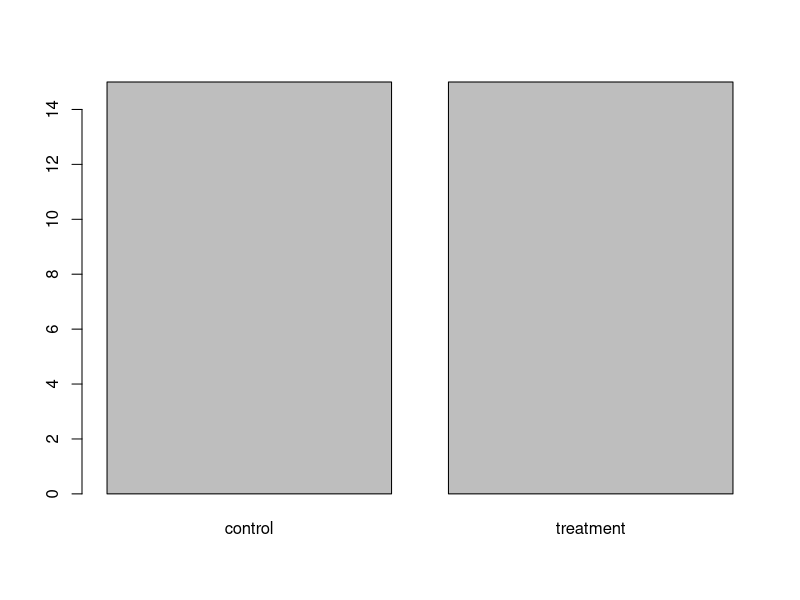
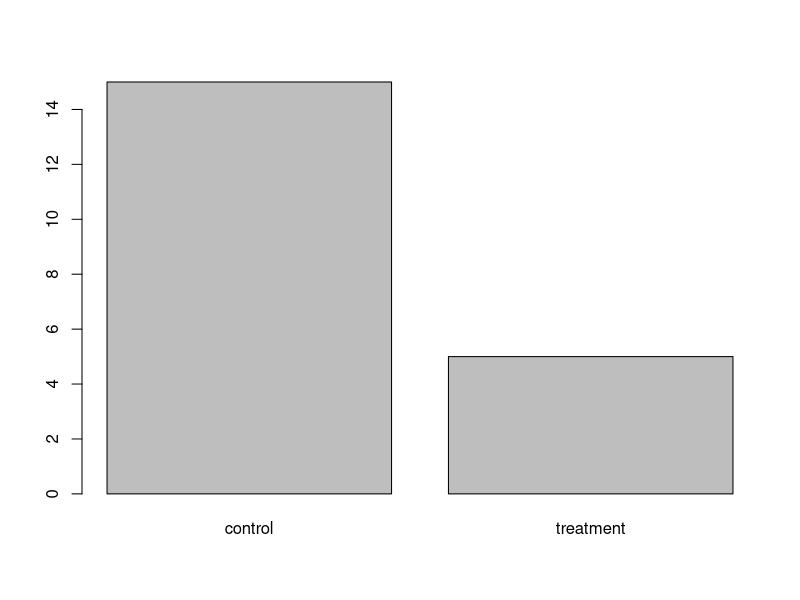
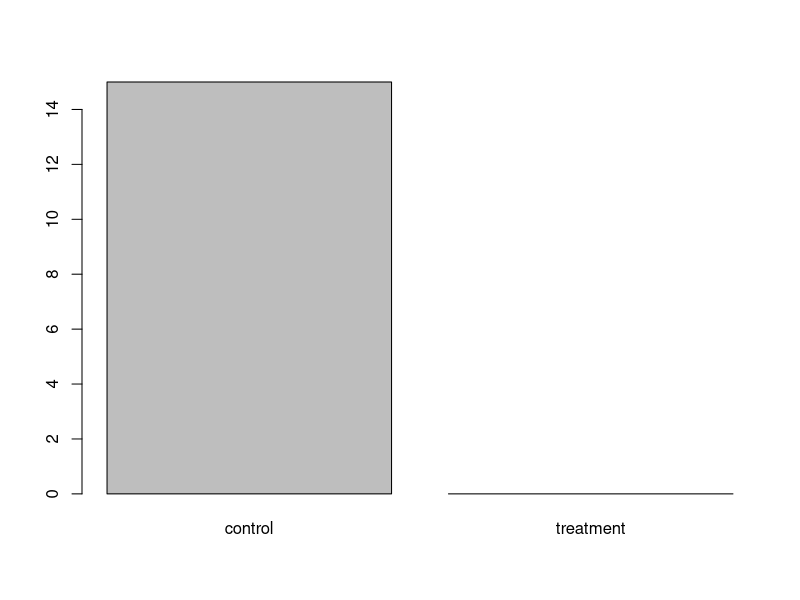
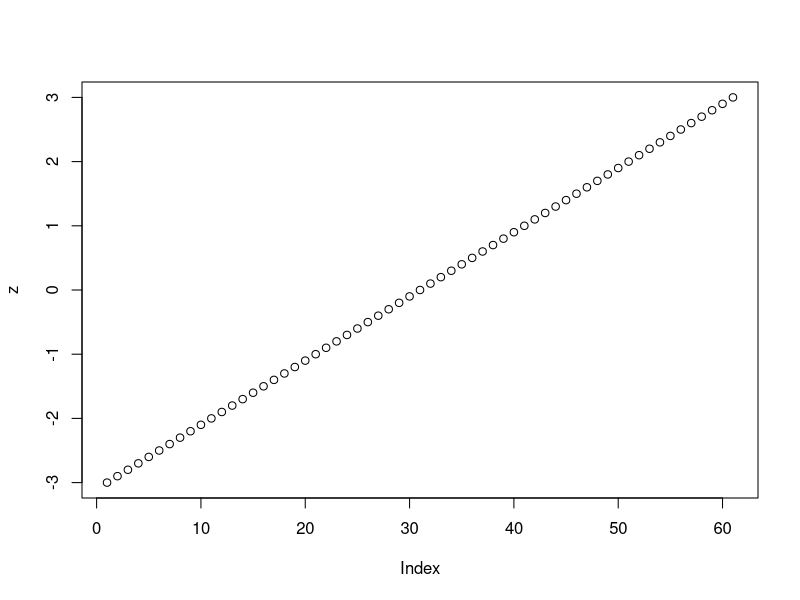
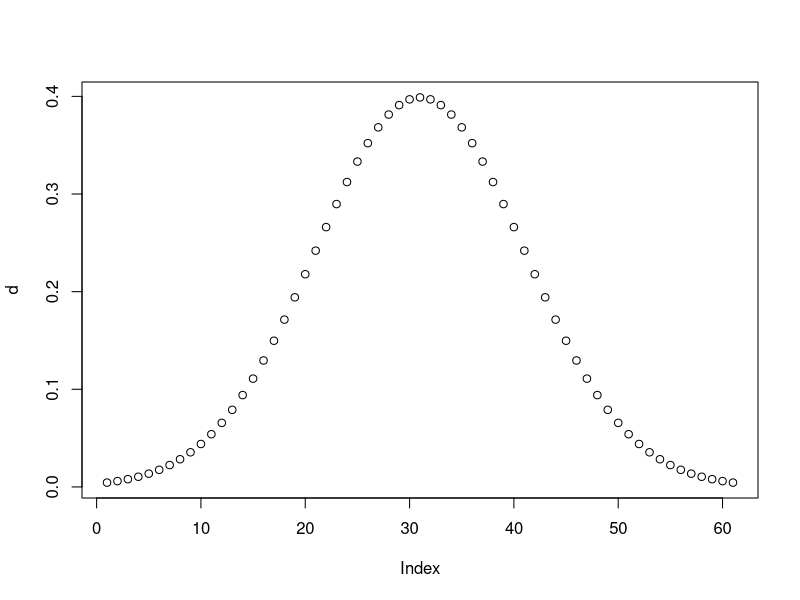
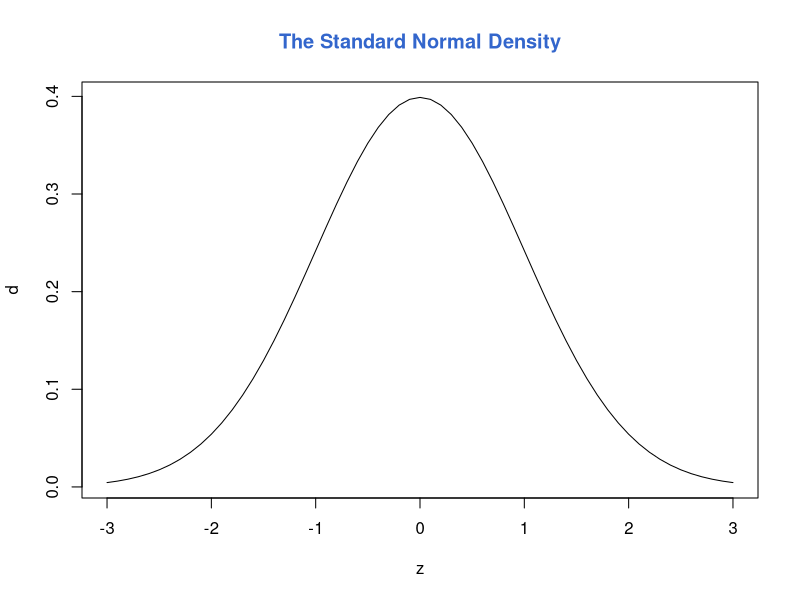
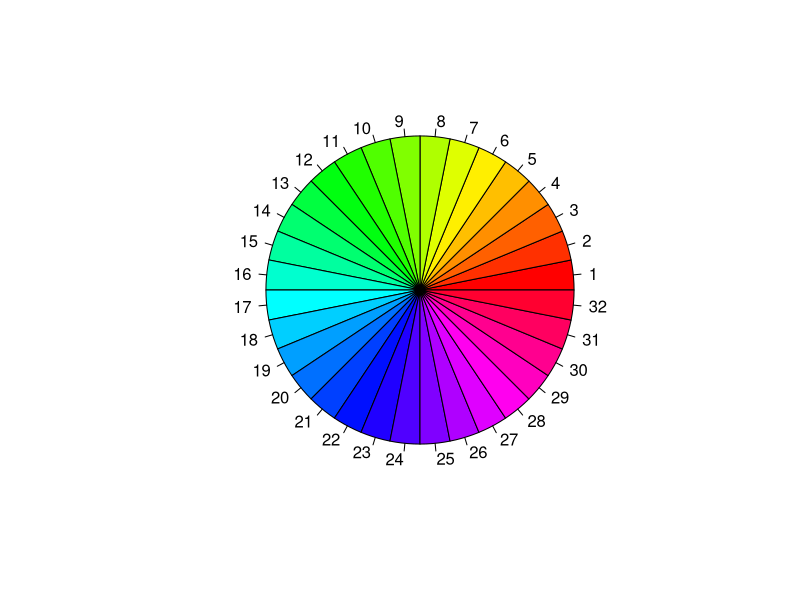
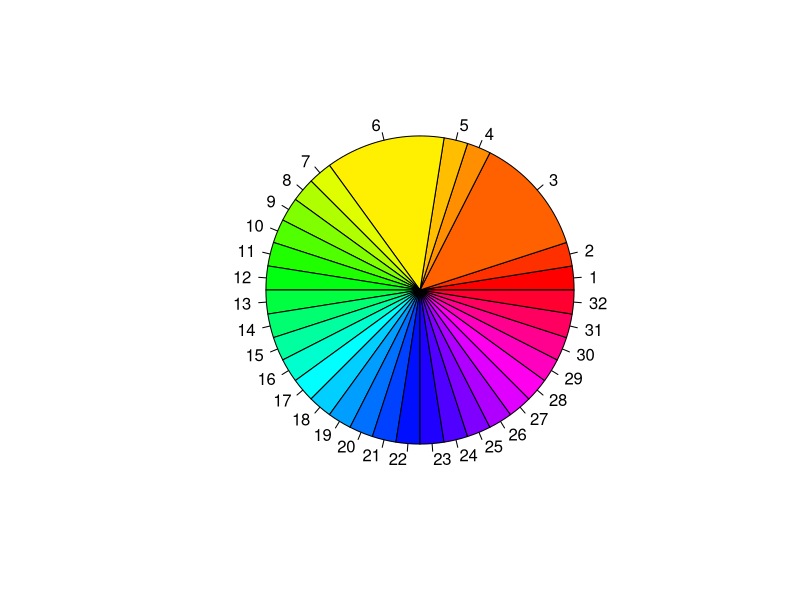

R code for these plots, in order:

############################################################
# BUS 462 | Spring 2021 | Session 2
# Getting Started with R - Data Types and Data Manipulations
# CK 
# 20 JAN 2021 
## REFERENCES / Attribution: 
# (1) https://data.princeton.edu/R/gettingStarted ,
# (2) https://bookdown.org/animestina/R_Manchester/basic-principles-of-r-programming.html 
############################################################


###################################0
# 0 . Comments - anything starting with "#" means a comment
###################################0

# remember to hit CTRL-ENTER to run code in editor
# hit enter to run code on console

#### PREAMBLE : ## Clearing mem buffers ####
rm(list = ls(all.names = TRUE))# clear all files
gc() # garbage collector i.e.,  dump buffers and show available mem space
cat("\014")  # Clear Console


###################################0
# 1. Expressions and Assignments ####
###################################0

### Arithmetic:: R works like a calculator, you type an expression and get the answer:
  1 + 2
  
  
  # The standard arithmetic operators are +, -, *, /, and ^ for add, subtract, multiply, divide, and  exp
  #These operators have the standard BODMAS precedence 
  2^3
  
  
  # You can use standard mathematical functions, such as sqrt(), exp(), and log(). For example
  log(0.3/(1 - 0.3))
  
   
  
### Assignments :: Assigning values to variables are done by <- or =
  
  x <- 1    # creating an object x and assigning value of 1
  # x is now a vector object of class (data type) numeric with a single element with value 1
  # you will see the x object on your environment screen (top right quadrant)
  
  class(x) # see the class of x
  is.vector(x) # checks if x is a vector class object
  is.character(x)
  
  # you can now operate on x, # just like excel
  x+1
  x <- x+1 # operating value of x
  x
  
  y = 2 # Assign value 2 to another object
  
  z <- x + y # create a new object that is the sum of vectors x and y
  
  # is z a vector?
  is.vector(z) #  YES - [1] TRUE 
  
  #console print
  z
  
### LOGIC Operations ::   < > <= >= == != |-OR  &-and  
  x>y
  x>=y
  x<y
  x==y # note that == is different than =


###################################0
# 2. DATA STRUCTURES/ OBJECTS ####
###################################0

  #Think of objects as boxes. The names of the objects are only labels. 
  #Just like with boxes, it is convenient to label boxes in a way that is indicative of their contents, 
  # but the label itself does not determine the content.
  
 # R provides many functions to examine features of vectors and other objects, for example
  
    #class() - what kind of object is it (high-level)?
    #typeof() - what is the object's data type (low-level)?
    #length() - how long is it? What about two dimensional objects?
    #attributes() - does it have any metadata?
    
    
# Create a vector.
  apple <- c('red','green',"yellow")
  class(apple)

# Examining Vectors
  # The functions typeof(), length(), class() and str() provide useful information about your vectors and R objects in general.
  
  
  ## coercion: You can also control how vectors are coerced explicitly using the as.<class_name>() functions:
  #vectors of different classes
  xx <- c(1.7, "a")
  class(xx) #R implicitly coerces them to class or data type character
  xx <- as.integer(xx) # R explicitly coerces them to class type integar, introducing NAs
  xx # "a" becomes NA --- USEFUL to know when dealing with data sets 

# let's create another vector
  x <- c(1, 3, 5, 7) # if you already have another object called x, this will rewrite the old x!
  class(x)
  length(x) # how many elements of x?
  str(x) # structure of x
  
  # you can use : to generate a sequence of numbers
  x <- 1:10
  print(x) #or just x
  
  # seq can be used to create sequences
  x <- seq(0, 1, 0.05)
  x  

  # let's work with bigger vectors
  x <- seq(1, 100, 1)

  # you can use logical operations to check elements of x. e.g.:
  x<5 # returns TRUE / FALSE for each element of x
  
  x[x<=5] # outputs values of x that are leq 5 
  # these can now be assigned another object! ==> Very useful in analytics
  
  
  # you can find individual elements of vector x, i.e. x[i]
  x[3]  
  x[5]
  x[5] - x[99]
   
# let's create a matrix
  M = matrix(1:12, 3, 4) # the colon implies sequences
  M
  # like vector, you can call specific elements in M[i,j]
  M[1,3]
  
  # you can call indiviual rows or columns (to assign to other objects)
  M[3,] # row 3 of M
  M[,2] # inverted column 2
  
  
#### FACTORS (These are a bit weird)
  #They are used mainly for telling R that a vector represents a categorical variable.
  
  # create a vector of 15 "control"s and 15 "treatment"s
  # rep stands for 'repeat', which is exactly what the function does, similar to sequence
  x <- rep(c("control", "treatment"), each = 15)
  x
  
  # let's convert or coerce x into a factor
  x <- as.factor(x)
  x 
  # The first thing to notice is the line under the last printout that says "Levels: control treatment". 
  # This informs you that x is now a factor with two levels (or, a categorical variable with two categories).
  typeof(x) # x is stored as an int!
  class(x) # but the object is of class/data structure factor!

  
  # we can coerce factors to numeric to strip labels "control and treatment"
  x <- as.numeric(x)
  x # all controls became 1 and treatment became 2
  # you can coerce them back! Try it! look up how to assign new labels!
  x <- as.factor(x)
  x
  
### TREAT ALL CATEGORICAL VARS IN YOUR DATA as factors
  
  # let's play around some more
  # let's reassign x
  x <- rep(c("control", "treatment"), each = 15)
  x <- as.factor(x)
  attributes(x) # check the structure
  x
  
  # Thing to remember with factors:
  # The fact that factors in R are represented as labelled integers has interesting implications 
  # First, certain functions will coerce factors into numeric vectors which can shake things up. 
  # This happened when you used cbind() i.e. func to combine rows or columns  on a factor with levels 0 and 1:
  cbind(x[1:15], x[16:30])
  # cbind() binds the vectors you provide into the columns of a matrix. 
  #since matrices can only contain logical, numeric, and character elements, 
  # the cbind() function coerces the elements of the x into numeric, stripping the labels and leaving only 1s and 2s like we saw before
  
  # back to x 
  attributes(x) # check the structure
  # notice the labels or levels are separate from elements  
  # => even if you delete some of the numbers, the labels stay the same
  # let's demonstrate - plotting factors is easy! more on that later
  plot(x) 
  x <- x[1:20] # removing the last 10 obs
  plot(x)  # labels stay!
  x <- x[1:15] # removing all "Treatments"
  x    
  plot(x)  # labels stay! even if no values for treatment
  
  
  
  ### NOTE # Special cases:   
  #1:   NA, stands for "not applicable" and is used for missing data. 
  # Unlike other kinds of elements, it can be bound into a vector along with elements of any class.
  
  #2: NaN, stands for "not a number". 
  # It is technically of class numeric but only occurs as the output of invalid mathematical operations, 
  # such as dividing zero by zero or taking a square root of a negative number:
###############################
  
  
####  E100 STOP POINT 21 Jan 2020
  
###################################0
# 3. INTRO TO FUNCTIONS ####
###################################0
  # let's create a vector of numbers the mean of which I want to calculate
  vec <- c(103, 1, 1, 6, 3, 43, 2, 23, 7, 1)
  
  # see what's inside
  vec
  
  # let's get the mean
  # mean is the sum of all values divided by the number of values
  sum(vec)/length(vec)
  
  # good, now let's create a function that calculates the mean of whatever we ask it to
  # let's make this function as an obhject
  fn1 <- function(x) {sum(x)/length(x)} # stored in environment!
  # the code inside the object fn1 is reusable
  
  
  # to run function:
  fn1(vec) # returns mean of vec!
  # we can assign this to another object
  mean.vec <- fn1(vec)
  
### this is VERY USEFUL in analytics

  
###Let this be your mantra: "If I want to keep it for later, I need to put it in an object so that is doesn't go off." 
  

###################################0
# 4. simple graphing ####
  ###################################0
# simple graphing
  
  z <- seq(-3, 3, 0.1)
  plot(z)  
  d<- dnorm(z)  #call the function dnorm() to calculate the standard normal density evaluated at each point in z
  plot(d) # plot the std normal density
  # standard plotting  -- look up plotting help!
  plot(z, d, type="l") 
  title("The Standard Normal Density", col.main="#3366cc") # add a title
  
  z2  <- rep(1,32)
  pie(z2, col = rainbow(32))
  # let's play with this
  z2[3] <- 5
  z2[6] <-5
  pie(z2, col = rainbow(32)) # showing you the relative sizes of element 3 and 6 compared to all else in z2
  barplot(z2)
  plot(z2)

